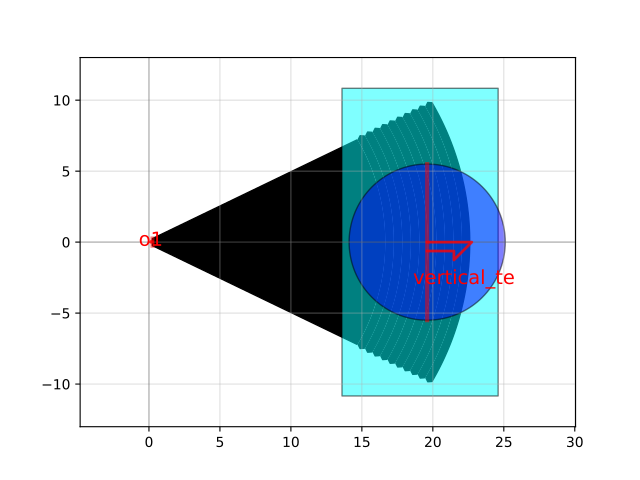

Generate this figure with Python:
import gdsfactory as gf

c = gf.components.grating_coupler_elliptical_arbitrary(gaps=(0.1, 0.1, 0.1, 0.1, 0.1, 0.1, 0.1, 0.1, 0.1, 0.1), widths=(0.5, 0.5, 0.5, 0.5, 0.5, 0.5, 0.5, 0.5, 0.5, 0.5), taper_length=16.6, taper_angle=60.0, wavelength=1.554, fiber_angle=15.0, neff=2.638, nclad=1.443, layer_slab='SLAB150', slab_xmin=-3.0, polarization='te', fiber_marker_width=11.0, fiber_marker_layer='TE', spiked=True, bias_gap=0, cross_section='strip')
c.plot()
